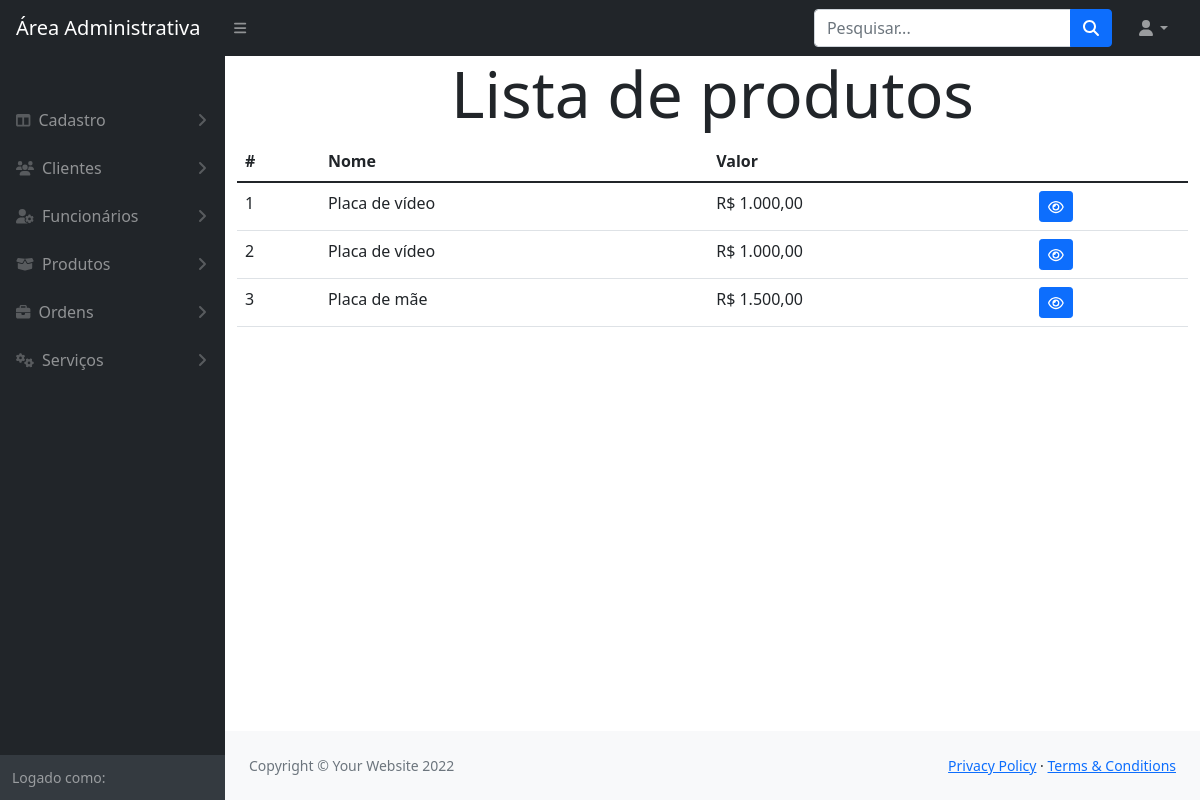
Page /modulos/produtos/index.php on the committed database.
### tables this page shows
CREATE TABLE `produto` (
  `IDPRO` int(11) NOT NULL,
  `nomePRO` varchar(105) NOT NULL,
  `valorPRO` bigint(20) NOT NULL,
  `descricao` text NOT NULL
);

### funcoes/conexao.php (called while the page is built, shortened)
<?php
    function retornaDados($sql)
    {
        $pdo = $GLOBALS['conexaoBanco'];
        $resultado = $pdo->query($sql);
        return $resultado->fetchAll();
    }
?>

### modulos/produtos/index.php (the view, shortened to what this page needs)
<?php
    $sql = "SELECT * FROM produto";
    $prudutos = retornaDados($sql);
?>
<!DOCTYPE html>
<html lang="en">
    <?php include_once path('template/head.php') ?>
    <body class="sb-nav-fixed">
        <?php include_once path('template/navbar.php') ?>
        <div id="layoutSidenav">
            <?php include_once path('template/sidebar.php') ?>
            <div id="layoutSidenav_content">
                <main class="container">
                    <h1 class="text-center display-3">Lista de produtos</h1>
                    <table class="table">
                        <thead>
                            <tr>
                                <th>#</th>
                                <th>Nome</th>
                                <th>Valor</th>
                                <th></th>
                            </tr>
                        </thead>
                        <tbody>
                            <?php foreach($prudutos as $produto){ ?>
                                <tr>
                                    <td><?= $produto['IDPRO'] ?></td>
                                    <td><?= $produto['nomePRO'] ?></td>
                                    <td>R$ <?= number_format($produto['valorPRO'], 2, ',', '.') ?></td>
                                    <td>
                                        <a class="btn btn-primary btn-sm" href="visualizar.php?id=<?= $produto['IDPRO'] ?>"><i class="fa-regular fa-eye"></i></a>
                                    </td>
                                </tr>
                            <?php } ?>
                        </tbody>
                    </table>
                </main>
                <?php include_once path('template/footer.php') ?>
            </div>
        </div>
    </body>
</html>

### rows in the picture
produto: IDPRO "1", nomePRO "Placa de vídeo", valorPRO "1.000,00"
produto: IDPRO "2", nomePRO "Placa de vídeo", valorPRO "1.000,00"
produto: IDPRO "3", nomePRO "Placa de mãe", valorPRO "1.500,00"
